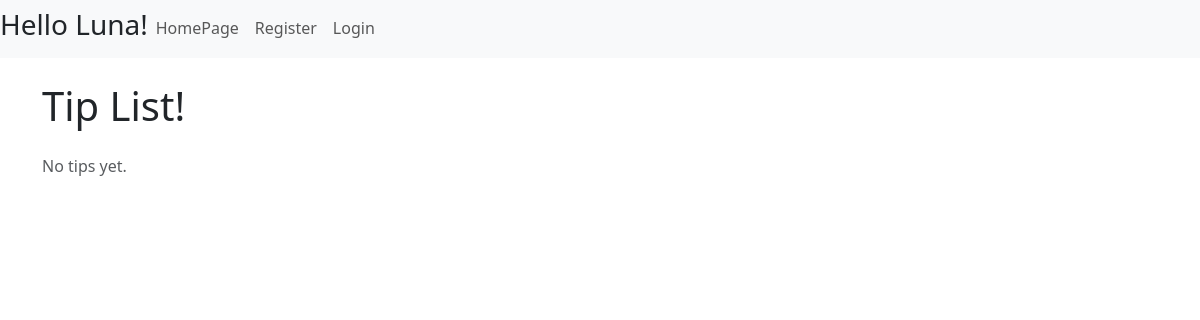
The app's page /, older data.
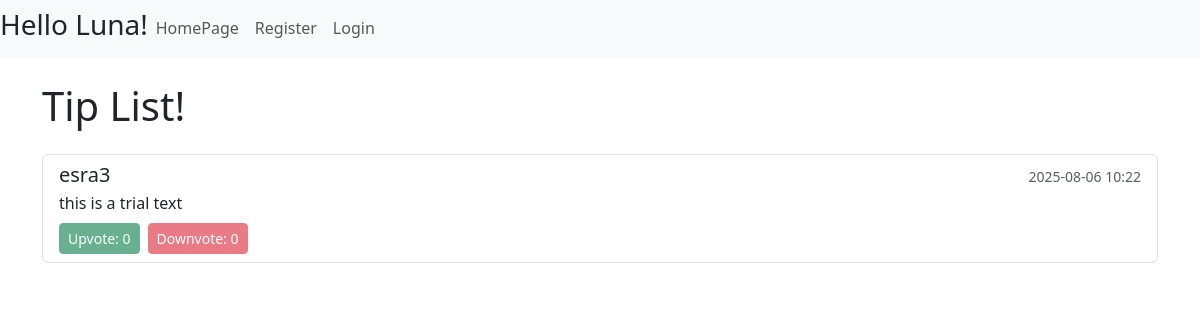
The same page, newer data.
### ex/models.py (models this page shows, shortened)
class TipModel(models.Model):
    content = models.TextField(null=False)
    author = models.ForeignKey(User, on_delete=models.CASCADE, null=False)
    date = models.DateTimeField(auto_now_add=True)
    upvoter = models.ManyToManyField(User, related_name="upvoter_users")
    downvoter = models.ManyToManyField(User, related_name="downvoter_users")

### ex/views/homepage.py (the view, shortened to what this page needs)
# urls.py: path("", homepage.homepage, name="homepage"),
def homepage(request):
    name = ""
    if request.user.is_authenticated:
        name = get_auth_username(request)
    else:
        name = get_notauth_name(request)
    context = {}
    context["tips"] = TipModel.objects.all()
    context["tip_form"] = TipModelForm(request.POST)
    context["name"] = name
    return render(request, "homepage.html", context)

### ex/views/utils.py (called while the page is built)
def get_notauth_name(request):
    current_time = datetime.now()
    if "username" in request.session and "uname_timestamp" in request.session:
        stored_timestamp = datetime.fromisoformat(request.session["uname_timestamp"])
        if current_time - stored_timestamp < timedelta(seconds=5):
            return request.session["username"]
    new_username = random.choice(settings.NAMES)
    request.session["username"] = new_username
    request.session["uname_timestamp"] =current_time.isoformat()
    return new_username

### ex/templates/homepage.html (shortened to what this page needs)
{% extends "base.html" %}
{% block content %}
<div class="container mt-4">
    <h1 class="mb-4">Tip List!</h1>
     <div class="list-group">
        {% if tips %}
            {% for tip in tips %}
                <div class="list-group-item">
                    <div class="d-flex justify-content-between align-items-center">
                        <h5 class="mb-1">{{ tip.author.username }}</h5>
                        <small class="text-muted">{{ tip.date|date:"Y-m-d H:i" }}</small>
                    </div>
                    <p class="mb-2">{{ tip.content }}</p>
                    {% if user.is_authenticated %}
                        <div class="d-flex gap-2">
                            <form action="{% url 'upvote_tip' tip.id %}" method="post" class="d-inline">
                                {% csrf_token %}
                                <button type="submit" class="btn btn-sm btn-success">
                                    Upvote {{ tip.upvoter.count }}
                                </button>
                            </form>
                            <form action="{% url 'downvote_tip' tip.id %}" method="post" class="d-inline">
                                {% csrf_token %}
                                <button type="submit" class="btn btn-sm btn-danger">
                                    Downvote {{ tip.downvoter.count }}
                                </button>
                            </form>
                            {% if tip.author == user or user.is_superuser %}
                                <form action="{% url 'delete_tip' tip.id %}" method="post" class="d-inline">
                                    {% csrf_token %}
                                    <button type="submit" class="btn btn-sm btn-outline-secondary">
                                        Delete
                                    </button>
                                </form>
                            {% endif %}
                        </div>
                    {% else %}
                        <div class="d-flex gap-2">
                            <span class="btn btn-sm btn-success disabled">
                                Upvote: {{ tip.upvoter.count }}
                            </span>
                            <span class="btn btn-sm btn-danger disabled">
                                Downvote: {{ tip.downvoter.count }}
                            </span>
                        </div>
                    {% endif %}
                </div>
            {% endfor %}
        {% else %}
            <p class="text-muted">No tips yet.</p>
        {% endif %}
    </div>
</div>
{% endblock %}

Row changes from the older to the newer data that the page shows:
added TipModel: author.username "esra3", date "2025-08-06 10:22", content "this is a trial text", upvoter.count "0", downvoter.count "0"
Text that changed along with them:
text no longer shown: "No tips yet."
